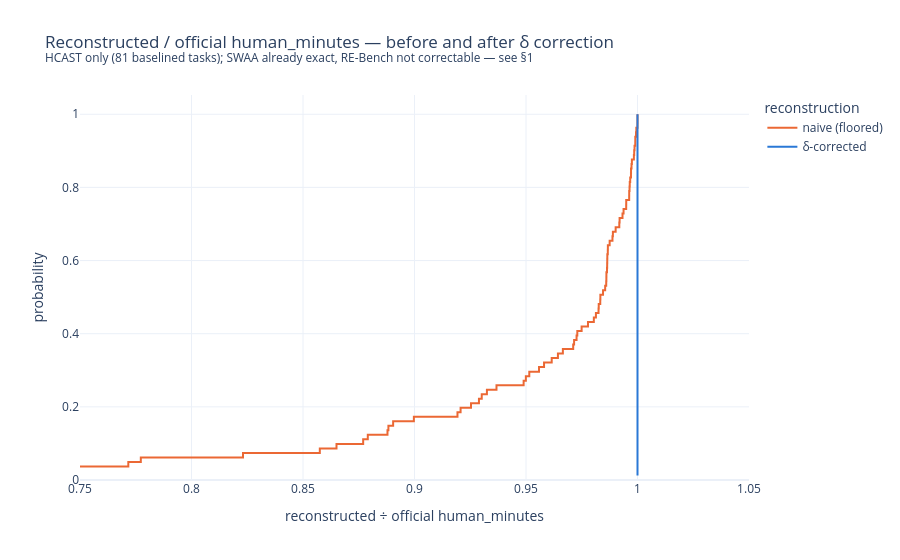

This figure's notebook cell:
### Markdown cell above
## 6. Before/after: reconstruction error of `human_minutes`

The point of the correction: re-deriving `human_minutes` from the export now succeeds
exactly on every δ-corrected task, where the naive floored reconstruction missed by up
to ~20% on short tasks. HCAST only — this is the left tail of §1's right panel, fixed.

### Code cell
naive_gmean_by_task = successful_hcast_baseline_runs.groupby("task_id").apply(
    lambda d: stats.gmean(d["minutes_floored"].clip(lower=1e-9)), include_groups=False)
corrected_gmean_by_task = successful_hcast_runs_with_delta.groupby("task_id").apply(
    lambda d: stats.gmean(d["minutes_floored"] + d["delta_task"]), include_groups=False)
official_human_minutes_by_task = successful_hcast_baseline_runs.groupby("task_id")[
    "human_minutes"].first()

ratio_by_task_reconstruction = pd.DataFrame({
    "naive (floored)": naive_gmean_by_task / official_human_minutes_by_task,
    "δ-corrected": corrected_gmean_by_task / official_human_minutes_by_task,
}).reset_index().melt(id_vars="task_id", var_name="reconstruction", value_name="ratio")
fig = px.ecdf(
    ratio_by_task_reconstruction, x="ratio", color="reconstruction",
    color_discrete_sequence=["#eb6834", "#2a78d6"],
    title=("Reconstructed / official human_minutes — before and after δ correction"
           f"<br><sup>HCAST only ({len(naive_gmean_by_task)} baselined tasks); "
           "SWAA already exact, RE-Bench not correctable — see §1</sup>"),
    labels={"ratio": "reconstructed ÷ official human_minutes"},
)
fig.update_xaxes(range=[0.75, 1.05])
fig.update_layout(margin=dict(t=95))
fig.write_image(FIGURES / "before_after_ecdf.png", width=750, height=470, scale=2)
show(fig)

### Figure 1 — Plotly figure (JSON) as saved in the notebook; plotly's stock layout.template omitted (floating-point values rounded to 4 significant figures)
{"data": [{"hovertemplate": "reconstruction=naive (floored)<br>reconstructed ÷ official human_minutes=%{x}<br>probability=%{y}<extra></extra>", "legendgroup": "naive (floored)", "line": {"dash": "solid", "shape": "hv"}, "marker": {"color": "#eb6834", "symbol": "circle"}, "mode": "lines", "name": "naive (floored)", "orientation": "v", "showlegend": true, "type": "scatter", "x": [1.048e-09, 0.0009217, 0.7162, 0.7717, 0.7773, 0.8231, 0.8575, 0.865, 0.877, 0.8791, 0.8879, 0.8883, 0.8904, 0.8997, 0.9193, 0.9207, 0.9253, 0.9289, 0.9302, 0.9325, 0.9368, 0.9489, 0.9499, 0.9515, 0.9558, 0.9581, 0.9615, 0.9643, 0.9665, 0.9712, 0.9716, 0.9727, 0.973, 0.9749, 0.9778, 0.9804, 0.9814, 0.9825, 0.9826, 0.9833, 0.9834, 0.9845, 0.9855, 0.986, 0.986, 0.9861, 0.9863, 0.9864, 0.9864, 0.9865, 0.9867, 0.9867, 0.9875, 0.9888, 0.989, 0.9902, 0.9918, 0.992, 0.9933, 0.9938, 0.9949, 0.9949, 0.9963, 0.9963, 0.9964, 0.9965, 0.9967, 0.9971, 0.9971, 0.9973, 0.9975, 0.9984, 0.9985, 0.9987, 0.999, 0.999, 0.9993, 0.9995, 1.0, 1.0, 1.0], "xaxis": "x", "y": [0.01235, 0.02469, 0.03704, 0.04938, 0.06173, 0.07407, 0.08642, 0.09877, 0.1111, 0.1235, 0.1358, 0.1481, 0.1605, 0.1728, 0.1852, 0.1975, 0.2099, 0.2222, 0.2346, 0.2469, 0.2593, 0.2716, 0.284, 0.2963, 0.3086, 0.321, 0.3333, 0.3457, 0.358, 0.3704, 0.3827, 0.3951, 0.4074, 0.4198, 0.4321, 0.4444, 0.4568, 0.4691, 0.4815, 0.4938, 0.5062, 0.5185, 0.5309, 0.5432, 0.5556, 0.5679, 0.5802, 0.5926, 0.6049, 0.6173, 0.6296, 0.642, 0.6543, 0.6667, 0.679, 0.6914, 0.7037, 0.716, 0.7284, 0.7407, 0.7531, 0.7654, 0.7778, 0.7901, 0.8025, 0.8148, 0.8272, 0.8395, 0.8519, 0.8642, 0.8765, 0.8889, 0.9012, 0.9136, 0.9259, 0.9383, 0.9506, 0.963, 0.9753, 0.9877, 1.0], "yaxis": "y"}, {"hovertemplate": "reconstruction=δ-corrected<br>reconstructed ÷ official human_minutes=%{x}<br>probability=%{y}<extra></extra>", "legendgroup": "δ-corrected", "line": {"dash": "solid", "shape": "hv"}, "marker": {"color": "#2a78d6", "symbol": "circle"}, "mode": "lines", "name": "δ-corrected", "orientation": "v", "showlegend": true, "type": "scatter", "x": [1.0, 1.0, 1.0, 1.0, 1.0, 1.0, 1.0, 1.0, 1.0, 1.0, 1.0, 1.0, 1.0, 1.0, 1.0, 1.0, 1.0, 1.0, 1.0, 1.0, 1.0, 1.0, 1.0, 1.0, 1.0, 1.0, 1.0, 1.0, 1.0, 1.0, 1.0, 1.0, 1.0, 1.0, 1.0, 1.0, 1.0, 1.0, 1.0, 1.0, 1.0, 1.0, 1.0, 1.0, 1.0, 1.0, 1.0, 1.0, 1.0, 1.0, 1.0, 1.0, 1.0, 1.0, 1.0, 1.0, 1.0, 1.0, 1.0, 1.0, 1.0, 1.0, 1.0, 1.0, 1.0, 1.0, 1.0, 1.0, 1.0, 1.0, 1.0, 1.0, 1.0, 1.0, 1.0, 1.0, 1.0, 1.0, 1.0, 1.0, 1.0], "xaxis": "x", "y": [0.01235, 0.02469, 0.03704, 0.04938, 0.06173, 0.07407, 0.08642, 0.09877, 0.1111, 0.1235, 0.1358, 0.1481, 0.1605, 0.1728, 0.1852, 0.1975, 0.2099, 0.2222, 0.2346, 0.2469, 0.2593, 0.2716, 0.284, 0.2963, 0.3086, 0.321, 0.3333, 0.3457, 0.358, 0.3704, 0.3827, 0.3951, 0.4074, 0.4198, 0.4321, 0.4444, 0.4568, 0.4691, 0.4815, 0.4938, 0.5062, 0.5185, 0.5309, 0.5432, 0.5556, 0.5679, 0.5802, 0.5926, 0.6049, 0.6173, 0.6296, 0.642, 0.6543, 0.6667, 0.679, 0.6914, 0.7037, 0.716, 0.7284, 0.7407, 0.7531, 0.7654, 0.7778, 0.7901, 0.8025, 0.8148, 0.8272, 0.8395, 0.8519, 0.8642, 0.8765, 0.8889, 0.9012, 0.9136, 0.9259, 0.9383, 0.9506, 0.963, 0.9753, 0.9877, 1.0], "yaxis": "y"}], "layout": {"legend": {"title": {"text": "reconstruction"}, "tracegroupgap": 0}, "margin": {"t": 95}, "title": {"text": "Reconstructed / official human_minutes — before and after δ correction<br><sup>HCAST only (81 baselined tasks); SWAA already exact, RE-Bench not correctable — see §1</sup>"}, "xaxis": {"anchor": "y", "domain": [0.0, 1.0], "range": [0.75, 1.05], "title": {"text": "reconstructed ÷ official human_minutes"}}, "yaxis": {"anchor": "x", "domain": [0.0, 1.0], "rangemode": "tozero", "title": {"text": "probability"}}}}
